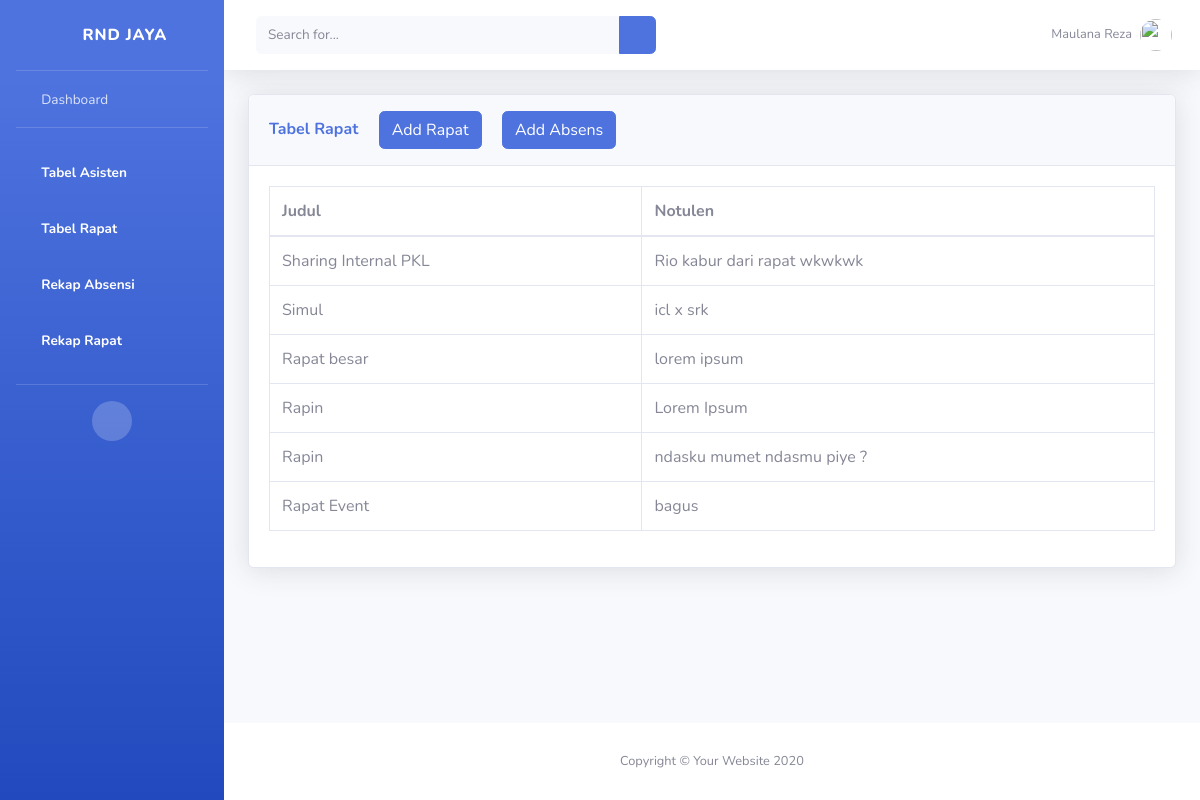
The page /tablerapat.html on the database its author committed.
### notulensi_app/models.py (models this page shows, shortened)
class Rapat(models.Model):
  topik = models.CharField(max_length=50)
  notulensi = models.TextField()

### notulensi_app/views.py (the view)
# urls.py: path('tablerapat.html', views.tabelrapat, name="tabelrapat"),
def tabelrapat(request):
  if request.method == "POST":
    addjudul = request.POST["rapat"]
    addnotul = request.POST["notul"]
    addrapat = Rapat(topik=addjudul, notulensi=addnotul)
    addrapat.save()
    return HttpResponseRedirect("tablerapat.html")
  else:
    rapat = Rapat.objects.all()
    asist = Asisten.objects.all()
  return render(request, 'tablerapat.html', {
    "rapat" : rapat,
    "asisten" : asist,
  })

### notulensi_app/templates/tablerapat.html (shortened to what this page needs)
{% load static %}
<!DOCTYPE html>
<html lang="en">
<head>
    <link href="{% static 'website/vendor/fontawesome-free/css/all.min.css'%}" rel="stylesheet" type="text/css">
    <link href="{% static 'website/css/sb-admin-2.min.css'%}" rel="stylesheet">
    <link href="{% static 'website/vendor/datatables/dataTables.bootstrap4.min.css'%}" rel="stylesheet">
</head>
<body id="page-top">
    <div id="wrapper">
        <ul class="navbar-nav bg-gradient-primary sidebar sidebar-dark accordion" id="accordionSidebar">
            <a class="sidebar-brand d-flex align-items-center justify-content-center" href="index.html">
                <div class="sidebar-brand-icon rotate-n-15">
                    <i class="fas fa-laugh-wink"></i>
                </div>
                <div class="sidebar-brand-text mx-3">RND JAYA</div>
            </a>
            <hr class="sidebar-divider my-0">
            <li class="nav-item">
                <a class="nav-link" href="index.html">
                    <i class="fas fa-fw fa-tachometer-alt"></i>
                    <span>Dashboard</span></a>
            </li>
            <hr class="sidebar-divider">
            <div>
            <li class="nav-item active">
                <a class="nav-link" href="tablesasisten.html">
                    <i class="fas fa-fw fa-table"></i>
                    <span>Tabel Asisten </span></a></li>
            <li class="nav-item active">
                <a class="nav-link" href="tablerapat.html">
                    <i class="fas fa-fw fa-table"></i>
                    <span>Tabel Rapat</span></a>
            </li>
            <li class="nav-item active">
                <a class="nav-link" href="rekapabsen.html">
                    <i class="fas fa-fw fa-table"></i>
                    <span>Rekap Absensi</span></a>
            </li>
            <li class="nav-item active">
                <a class="nav-link" href="rekaprapat.html">
                    <i class="fas fa-fw fa-table"></i>
                    <span>Rekap Rapat</span></a>
            </li>
        </div>
            <hr class="sidebar-divider d-none d-md-block">
            <div class="text-center d-none d-md-inline">
                <button class="rounded-circle border-0" id="sidebarToggle"></button>
            </div>
        </ul>
        <div id="content-wrapper" class="d-flex flex-column">
            <div id="content">
                <nav class="navbar navbar-expand navbar-light bg-white topbar mb-4 static-top shadow">
                    <form
                        class="d-none d-sm-inline-block form-inline mr-auto ml-md-3 my-2 my-md-0 mw-100 navbar-search">
                        <div class="input-group">
                            <input type="text" class="form-control bg-light border-0 small" placeholder="Search for..."
                                aria-label="Search" aria-describedby="basic-addon2">
                            <div class="input-group-append">
                                <button class="btn btn-primary" type="button">
                                    <i class="fas fa-search fa-sm"></i>
                                </button>
                            </div>
                        </div>
                    </form>
                    <ul class="navbar-nav ml-auto">
                        <li class="nav-item dropdown no-arrow mx-1">
                            <a class="nav-link dropdown-toggle" href="#" id="alertsDropdown" role="button"
                                data-toggle="dropdown" aria-haspopup="true" aria-expanded="false">
                            </a>
                        </li>
                        <li class="nav-item dropdown no-arrow mx-1">
                            <a class="nav-link dropdown-toggle" href="#" id="messagesDropdown" role="button"
                                data-toggle="dropdown" aria-haspopup="true" aria-expanded="false">
                            </a>
                        </li>
                        <li class="nav-item dropdown no-arrow">
                            <a class="nav-link dropdown-toggle" href="#" id="userDropdown" role="button"
                                data-toggle="dropdown" aria-haspopup="true" aria-expanded="false">
                                <span class="mr-2 d-none d-lg-inline text-gray-600 small">Maulana Reza</span>
                                <img class="img-profile rounded-circle"
                                    src="{% static 'website/img/undraw_profile.jpg'%}">
                            </a>
                        </li>
                    </ul>
                </nav>
                <div class="container-fluid">
                    <div class="card shadow mb-4">
                        <div class="card-header py-3">
                            <h6 class="m-0 font-weight-bold text-primary">Tabel Rapat
                                <button type="button" class="btn btn-primary ml-3" data-toggle="modal" data-target="#rapatmodal" >
                                    Add Rapat
                                  </button>
                                <a href="{% url 'add-absensi'  %}"type="button" class="btn btn-primary ml-3">Add Absens</a>
                            </h6>
                        </div>
                        <div class="card-body">
                            <div class="table-responsive">
                                <table class="table table-bordered" id="dataTable" width="100%" cellspacing="0">
                                    <thead>
                                        <tr>
                                            <td>
                                                <strong>
                                                Judul
                                                </strong>
                                            </td>
                                            <td>
                                                <strong>
                                                Notulen
                                                </strong>
                                            </td>
                                        </tr>
                                    </thead>
                                   <tbody>
                                       {% for detail in rapat %}
                                       <tr>
                                           <td>{{ detail.topik}}</td>
                                           <td>{{ detail.notulensi}}</td>
                                       </tr>
                                       {% endfor %}
                                   </tbody>
                                </table>
                            </div>
                        </div>
                    </div>
                </div>
            </div>
            <footer class="sticky-footer bg-white">
                <div class="container my-auto">
                    <div class="copyright text-center my-auto">
                        <span>Copyright &copy; Your Website 2020</span>
                    </div>
                </div>
            </footer>
        </div>
    </div>
</body>
</html>

### rows shown on the page
Rapat: topik "Sharing Internal PKL", notulensi "Rio kabur dari rapat wkwkwk"
Rapat: topik "Simul", notulensi "icl x srk"
Rapat: topik "Rapat besar", notulensi "lorem ipsum"
Rapat: topik "Rapin", notulensi "Lorem Ipsum"
Rapat: topik "Rapin", notulensi "ndasku mumet ndasmu piye ?"
Rapat: topik "Rapat Event", notulensi "bagus"
